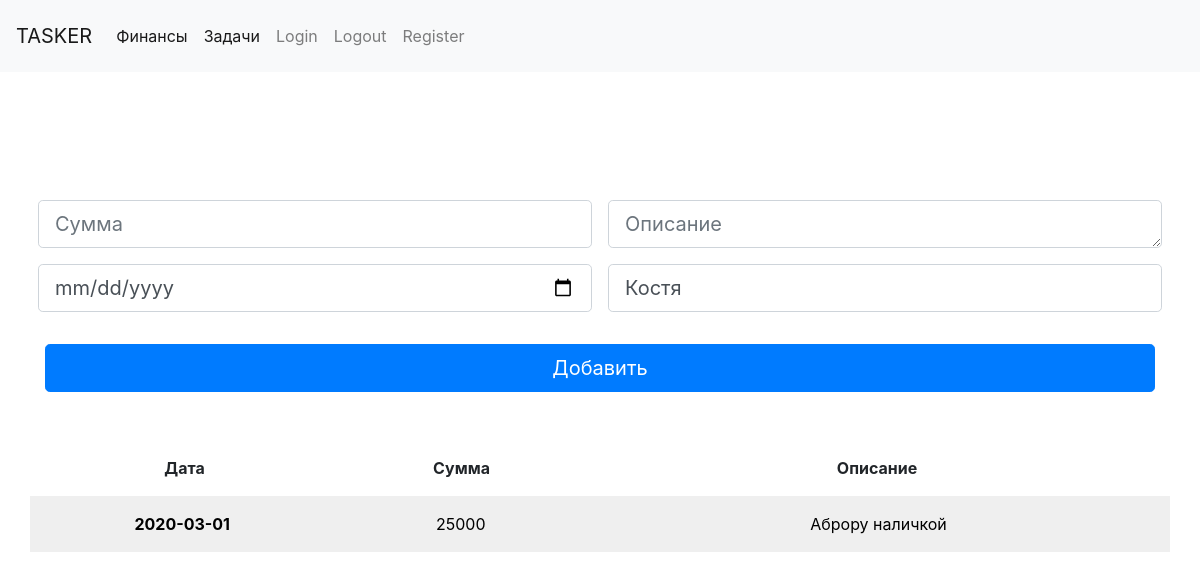
The page / (signed in) on the database its author committed.
### models.py (models this page shows, shortened)
class UserModel(UserMixin, db.Model):
    __tablename__ = 'users'
    id = db.Column(db.Integer, primary_key=True)
    user_name = db.Column(db.String(100))
    password_hash = db.Column(db.String(500))
    company_id = db.Column(db.Integer, db.ForeignKey('companies.id'))

class Post(db.Model):
    __tablename__ = 'posts'
    id = db.Column(db.Integer, primary_key=True)
    amount = db.Column(db.String(80), unique=False)
    description = db.Column(db.String(500))
    user_name = db.Column(db.String(100))
    company_id = db.Column(db.String(100))
    date = db.Column(db.String(100))

### app.py (the view, shortened to what this page needs)
@app.route('/blog', methods=['POST', 'GET'])
@app.route('/', methods=['POST', 'GET'])
@login_required
def blog():
    if not current_user.is_authenticated:
        return redirect('/company_register')
    company_id = current_user.company_id
    user_name = current_user.user_name
    posts = db.session.query(Post).filter_by(company_id=company_id).all()
    print(posts)
    return render_template('blog.html', posts=posts, user_name=user_name)

### models.py (called while the page is built)
@login.user_loader
def load_user(id):
    return UserModel.query.get(int(id))

### templates/blog.html (shortened to what this page needs)
{% extends 'base.html' %}
{% block content %}
<main>
    <div class="py-5 text-center">
    </div>
    <div class="row g-5">
        <div class="col-xs-12 col-sm-12 col-md-12 col-lg-12">
            <form class="needs-validation" action="{{url_for('blog')}}" method="post" novalidate>
                <div class="row">
                    <div class="col-xs-12  col-sm-12 col-lg-6 p-2">
                        <input autofocus type="number" class="form-control form-control-lg" id="amount"
                               name="amount"
                               placeholder="Сумма" value=""
                               required>
                    </div>
                    <div class="col-xs-12 col-sm-12 col-lg-6 p-2">
                            <textarea class="form-control form-control-lg" rows="1" cols="45"
                                      id="description" name="description"
                                      placeholder="Описание"
                                      required></textarea>
                    </div>
                    <div class="col-xs-12 col-sm-12 col-lg-6 p-2">
                        <input type="date" class="form-control form-control-lg" id="date" name="date"
                               placeholder="Дата"
                               value="" required>
                    </div>
                    <div class="col-xs-12 col-sm-12 col-lg-6 p-2">
                        <input type="text" class="form-control form-control-lg" id="who" name="user_name"
                               placeholder="Имя"
                               value="{{user_name}}" required>
                    </div>
                </div>
                <button class="w-100 btn btn-primary btn-lg" type="submit">Добавить</button>
            </form>
            <br>
            <br>
            <div class="row p-3">
                <div class="col">
                    <b>Дата</b>
                </div>
                <div class="col">
                    <b>Сумма</b>
                </div>
                <div class="col-6">
                    <b>Описание</b>
                </div>
            </div>
            {% for p in posts %}
            <div class="row-striped row">
                <a href={{url_for('post_edit', id=p.id)}}>
                    <div class="d_hover row p-3">
                        <div class="col">
                            <b>{{p.date}}</b>
                        </div>
                        <div class="col">
                            {{p.amount}}
                        </div>
                        <div class="col-6">
                            {{p.description}}
                        </div>
                    </div>
                </a>
            </div>
            {% endfor %}
        </div>
    </div>
</main>
{% endblock %}

### static/form-validation.css (style rules this page uses)
a { text-decoration:None }

### static/style.css (style rules this page uses)
a { text-decoration:bold; color:black; }

### templates/base.html (style rules this page uses)
.row-striped:nth-of-type(even) { background-color: #EFEFEF; }

### rows shown on the page
UserModel: user_name "Костя"
Post: date "2020-03-01", amount "25000", description "Аброру наличкой"
